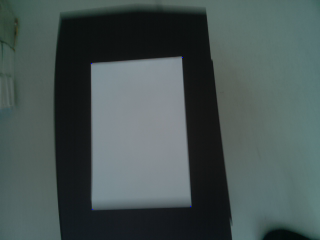
#> input picture testi1gtkuvat/k1.png, 320 x 240 px; its folder holds only this picture in this run
$ python -i algoritmimockup.py   (imports and definitions only)   (Python 2 division)   (older library calls are emulated)
#> lines starting #> are read from the running program, lines starting #| are printed output that depends on the picture; after the words box and inside, x2 and y2 are one past the last pixel; in counts of white or black regions, pixels touching at a corner belong together
#> further down, picture is the input picture: shape (240, 320, 3); mean B, G, R 83.1, 84.2, 71.2
#> in mockupalgorithm, `hsv = cv2.cvtColor(image, cv2.COLOR_BGR2HSV)`: hsv: shape (240, 320, 3); mean H, S, V 88.2, 46.9, 85.4
import time
import cv2
import numpy as np
import random


def segmentation(arg,image_gray):
#> called with arg = 1
        if arg == 1: #threshold segmentaatio
                (thresh, image_bw) = cv2.threshold(image_gray, 128, 255, cv2.THRESH_BINARY | cv2.THRESH_OTSU)
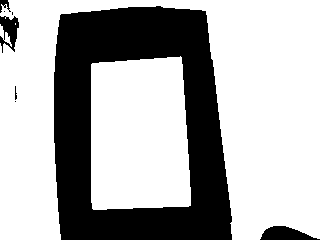
#> image_bw: shape (240, 320); 68.1% white; 8 black regions (4 under 20 px)
#> thresh = 64
                return image_bw
        elif arg == 2: #watershed kayttaen aina otsua
                ret,thresh = cv2.threshold(image_gray, 128, 255, cv2.THRESH_BINARY | cv2.THRESH_OTSU)
                fg = cv2.erode(thresh,None,iterations = 2)
                bgt = cv2.dilate(thresh,None,iterations = 3)
                ret,bg = cv2.threshold(bgt,1,128,1)
                marker = cv2.add(fg,bg)
                marker32 = np.int32(marker)
                cv2.watershed(image,marker32)
                m = cv2.convertScaleAbs(marker32)
                ret,thresh = cv2.threshold(m,0,255,cv2.THRESH_BINARY+cv2.THRESH_OTSU)
                return thresh
        elif arg == 3: #adaptive threshold
                image_bw = cv2.adaptiveThreshold(image_gray, 255, cv2.ADAPTIVE_THRESH_MEAN_C, cv2.THRESH_BINARY, 41, 5)
                return image_bw
        elif arg == 4: #grabCut
                print "tyhja"
        elif arg == 5: #watershed kayttaen edellista kuvaa
                ret,thresh = cv2.threshold(image_gray, 128, 255, cv2.THRESH_BINARY | cv2.THRESH_OTSU)
                fg = cv2.erode(thresh,None,iterations = 2)
                bgt = cv2.dilate(thresh,None,iterations = 3)
                ret,bg = cv2.threshold(bgt,1,128,1)
                marker = cv2.add(fg,bg)
                marker32 = np.int32(marker)
                cv2.watershed(image,marker32)
                m = cv2.convertScaleAbs(marker32)
                ret,thresh = cv2.threshold(m,0,255,cv2.THRESH_BINARY+cv2.THRESH_OTSU)
                return thresh
        elif arg == 0:
                return image_gray
        return image_gray

# kuvan filterointi
def blur(arg,image_):
        if arg == 1:#Averaging
                blurred = cv2.blur(image_,(5,5))
        elif arg == 2:#Gaussian Blurring
                blurred = cv2.GaussianBlur(image_,(5,5),0)
        elif arg == 3:#Median Blurring
                blurred = cv2.medianBlur(image_,5)
        elif arg == 4:#Bilateral Filtering
                blurred = cv2.bilateralFilter(image_,9,75,75)
        elif arg == 5:#pyramid mean shift filtering   huom vain varikuvalle
                blurred = cv2.pyrMeanShiftFiltering(image_, 5, 7)
        elif arg == 0:
                blurred = image_
        return blurred

# laske cosini kolmen pisteen valilla
def angle_cos(p0, p1, p2):
    d1, d2 = (p0-p1).astype('float'), (p2-p1).astype('float')
    return abs( np.dot(d1, d2) / np.sqrt( np.dot(d1, d1)*np.dot(d2, d2) ) )

# etsi suurin contour jossa on 4 kulmaa ja ne on tarpeeksi lahella 90 astetta
def contourfindrectangle(image,image_bw):
        global centroidx, centroidy, areafoundfirsttime, areafound
        biggest = []
        image, contours, hierarchy = cv2.findContours(image_bw,cv2.RETR_LIST,cv2.CHAIN_APPROX_SIMPLE)
#> contours = 10 contours, 6 with area under 20; largest, box (x1, y1, x2, y2) and area: (0, 0, 320, 240) 37155, (91, 56, 191, 210) 14012, (0, 24, 12, 47) 63, (14, 85, 18, 101) 33
        maximumarea = 0
        for cnt in contours:
                cnt_len = cv2.arcLength(cnt, True)
                cnt = cv2.approxPolyDP(cnt, 0.02*cnt_len, True)  # alkuperainen: 0.02*cnt_len
                area = cv2.contourArea(cnt)

                if len(cnt) == 4 and area > 1000 and cv2.isContourConvex(cnt):
                        orig = cnt
                        cnt = cnt.reshape(-1, 2)
                        max_cos = np.max([angle_cos( cnt[i], cnt[(i+1) % 4], cnt[(i+2) % 4] ) for i in xrange(4)])

                        if max_cos < 0.5:  # kulmien asteiden heitto 90sta asteesta
                                if maximumarea < area: # tallenna suurin contour
                                        if maximumarea != 0:
                                                biggest.pop()
                                        biggest.append(orig)
                                        maximumarea = area
#> this loop made 10 passes
#> (cnt_len, area, orig, max_cos, maximumarea) on pass 3: (489.9, 13707, [[180, 56], [91, 64], [93, 209], [190, 205]], 0.0758, 13707)
#> (cnt_len, area) on passes 2, 4, 10: (33.31, 33), (73.46, 63), (1670.7, 39366)
#> after the loop, biggest = [[[180, 56], [91, 64], [93, 209], [190, 205]]]; max_cos = 0.0758; maximumarea = 13707

        if len(biggest) > 0: #etsi centroid (jos alue on loytynyt)
                areafoundfirsttime = True
                areafound = True
                m = cv2.moments(biggest[0])
#> m = moments, m00 13707, centre m10/m00, m01/m00 = (138.8, 134.5)
                centroidx = int(m['m10']/m['m00'])
#> centroidx = 138
                centroidy = int(m['m01']/m['m00'])
#> centroidy = 134
                return biggest[0],(centroidx,centroidy) # pelialue loytyi
        areafound = False
        return 0,(centroidx,centroidy) # pelialuetta ei loytynyt

#etsi contour jossa on edellisen framen centroid
def contourThatHasCentroid(image_bw):
        global centroidx, centroidy, areafound
        contours, hierarchy = cv2.findContours(image_bw,cv2.RETR_LIST,cv2.CHAIN_APPROX_SIMPLE)
        for cnt in contours:
            cnt_len = cv2.arcLength(cnt, True)
            cnt = cv2.approxPolyDP(cnt, 0.02*cnt_len, True)
            cnt = cv2.convexHull(cnt)
            #tarkista onko edellinen centroid uudessa alueessa
            insidearea = cv2.pointPolygonTest(cnt, (centroidx, centroidy), False)
            if insidearea == 1:
                #laske centroid
                m = cv2.moments(cnt)
                centroidx = int(m['m10']/m['m00'])
                centroidy = int(m['m01']/m['m00'])
                areafound = True
                return cnt , (centroidx,centroidy) # pelialue loytyi
        areafound = False
        return 0,(centroidx,centroidy) # pelialuetta ei loytynyt

# ota kuvia kamerasta
#for frame in camera.capture_continuous(rawCapture, format="bgr", use_video_port=True):


def mockupalgorithm(input_array):
        image = input_array ## oletetaan olevan valmiiksi oikeassa muodossa

        image_gray = cv2.cvtColor(image, cv2.COLOR_BGR2GRAY)


        # muuta kuva hsv vareiksi
        hsv = cv2.cvtColor(image, cv2.COLOR_BGR2HSV)

        # segmentointi, jos parametri on:
        # 0 == ei mitaan
        # 1 == threshold (otsu)
        # 2 == #watershed kayttaen aina otsua
        # 3 == adaptive threshold
        # 4 == grabCut
        # 5 == watershed kayttaen edellista kuvaa
        image_bw = segmentation(1, image_gray);

        # canny reunantunnistus
        # canny = cv2.Canny(image_gray,100,200)

        # dilation
        # image_bw = cv2.dilate(image_bw, None)

        cnt, origin = contourfindrectangle(image, image_bw)  # eka frame tai kokoajan
#> cnt = [[180, 56], [91, 64], [93, 209], [190, 205]]; origin = (138, 134)

        return cnt

>>> import cv2
>>> picture = cv2.imread('testi1gtkuvat/k1.png')
>>> result = mockupalgorithm(picture)
#> result = [[180, 56], [91, 64], [93, 209], [190, 205]]

$ run again, on testi1gtkuvat/k4.png
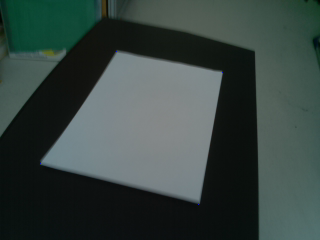
#> input picture testi1gtkuvat/k4.png, 320 x 240 px
#> picture is the input picture: shape (240, 320, 3); mean B, G, R 65.1, 68.8, 55.4
#> in mockupalgorithm, `image_gray = cv2.cvtColor(image, cv2.COLOR_BGR2GRAY)`:
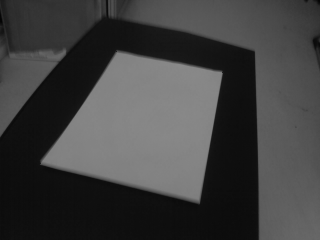
#> image_gray: shape (240, 320); min 3, max 138, mean 64.4
#> hsv: shape (240, 320, 3); mean H, S, V 81.4, 64.5, 69.4
#> in segmentation, `(thresh, image_bw) = cv2.threshold(image_gray, 128, 255, cv2.THRESH_BI..`:
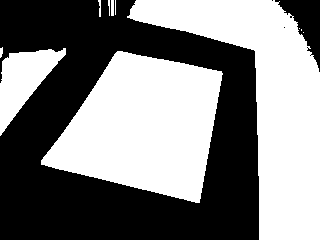
#> image_bw: shape (240, 320); 50.3% white; 4 black regions (2 under 20 px)
#> thresh = 64
#> contours = 15 contours, 11 with area under 20; largest, box (x1, y1, x2, y2) and area: (127, 0, 320, 240) 17625, (41, 51, 223, 203) 17500, (0, 48, 66, 136) 2584, (111, 0, 114, 16) 30
#> the loop in contourfindrectangle, `for cnt in contours:` made 15 passes
#> (cnt_len, area, orig, max_cos, maximumarea) on pass 2: (571.4, 17403, [[117, 51], [41, 164], [199, 202], [221, 71]], 0.391, 17403)
#> after the loop in contourfindrectangle, `for cnt in contours:`: biggest = [[[117, 51], [41, 164], [199, 202], [221, 71]]]; max_cos = 0.817; maximumarea = 17403
#> m = moments, m00 17403, centre m10/m00, m01/m00 = (143.2, 126.5)
#> centroidx = 143
#> centroidy = 126
#> in mockupalgorithm, `cnt, origin = contourfindrectangle(image, image_bw)`: cnt = [[117, 51], [41, 164], [199, 202], [221, 71]]; origin = (143, 126)
#> result = [[117, 51], [41, 164], [199, 202], [221, 71]]

$ run again, on testi1gtkuvat/k5.png
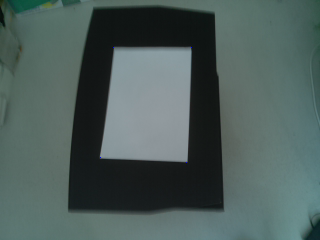
#> input picture testi1gtkuvat/k5.png, 320 x 240 px
#> picture is the input picture: shape (240, 320, 3); mean B, G, R 90.8, 93.6, 77.2
#> in mockupalgorithm, `image_gray = cv2.cvtColor(image, cv2.COLOR_BGR2GRAY)`:
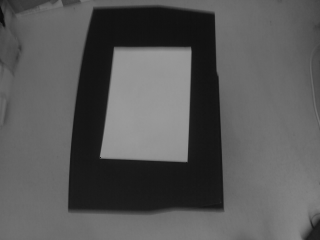
#> image_gray: shape (240, 320); min 11, max 154, mean 88.4
#> hsv: shape (240, 320, 3); mean H, S, V 85.5, 48, 94.2
#> in segmentation, `(thresh, image_bw) = cv2.threshold(image_gray, 128, 255, cv2.THRESH_BI..`:
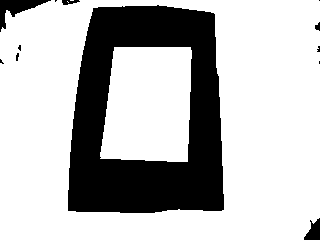
#> image_bw: shape (240, 320); 73.1% white; 12 black regions (7 under 20 px)
#> thresh = 68
#> contours = 7 contours, 3 with area under 20; largest, box (x1, y1, x2, y2) and area: (0, 0, 320, 240) 75337, (67, 4, 225, 214) 29486, (100, 47, 192, 162) 9220, (15, 52, 20, 62) 27
#> the loop in contourfindrectangle, `for cnt in contours:` made 7 passes
#> (cnt_len, area, orig, max_cos, maximumarea) on passes 2, 4, 7: (397.9, 9181.5, [[114, 47], [100, 158], [187, 161], [190, 47]], 0.125, 9181.5), (702.3, 27706.5, [[213, 12], [224, 209], [68, 211], [92, 8]], 0.13, 27706.5), (1150.7, 70316.5, [[6, 10], [0, 239], [319, 217], [318, 0]], 0.0949, 70316.5)
#> after the loop in contourfindrectangle, `for cnt in contours:`: biggest = [[[6, 10], [0, 239], [319, 217], [318, 0]]]; max_cos = 0.0949; maximumarea = 70316.5
#> m = moments, m00 70316.5, centre m10/m00, m01/m00 = (159.4, 117)
#> centroidx = 159
#> centroidy = 116
#> in mockupalgorithm, `cnt, origin = contourfindrectangle(image, image_bw)`: cnt = [[6, 10], [0, 239], [319, 217], [318, 0]]; origin = (159, 116)
#> result = [[6, 10], [0, 239], [319, 217], [318, 0]]

$ run again, on testi1gtkuvat/k6.png
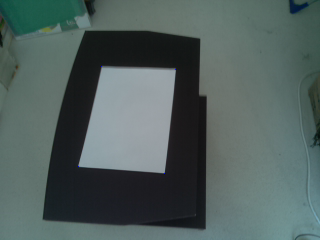
#> input picture testi1gtkuvat/k6.png, 320 x 240 px
#> picture is the input picture: shape (240, 320, 3); mean B, G, R 93.4, 95.5, 80.7
#> in mockupalgorithm, `image_gray = cv2.cvtColor(image, cv2.COLOR_BGR2GRAY)`:
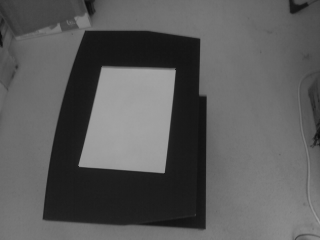
#> image_gray: shape (240, 320); min 13, max 165, mean 90.9
#> hsv: shape (240, 320, 3); mean H, S, V 89.3, 44.3, 96.9
#> in segmentation, `(thresh, image_bw) = cv2.threshold(image_gray, 128, 255, cv2.THRESH_BI..`:
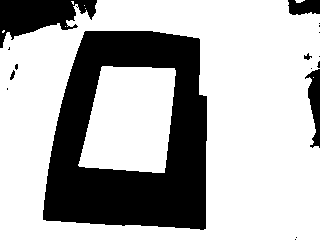
#> image_bw: shape (240, 320); 69.6% white; 17 black regions (11 under 20 px)
#> thresh = 74
#> contours = 19 contours, 13 with area under 20; largest, box (x1, y1, x2, y2) and area: (0, 0, 320, 240) 72538, (42, 30, 208, 231) 28388, (78, 66, 176, 173) 8206, (303, 52, 313, 61) 41, (9, 69, 16, 81) 38, (14, 63, 19, 71) 22
#> the loop in contourfindrectangle, `for cnt in contours:` made 19 passes
#> (cnt_len, area, orig, max_cos, maximumarea) on passes 6, 10: (379.6, 8095, [[102, 66], [78, 165], [164, 172], [174, 68]], 0.209, 8095), (692.4, 26521, [[85, 30], [200, 39], [205, 229], [42, 219]], 0.162, 26521)
#> after the loop in contourfindrectangle, `for cnt in contours:`: biggest = [[[85, 30], [200, 39], [205, 229], [42, 219]]]; max_cos = 0.162; maximumarea = 26521
#> m = moments, m00 26521, centre m10/m00, m01/m00 = (132.3, 134.7)
#> centroidx = 132
#> centroidy = 134
#> in mockupalgorithm, `cnt, origin = contourfindrectangle(image, image_bw)`: cnt = [[85, 30], [200, 39], [205, 229], [42, 219]]; origin = (132, 134)
#> result = [[85, 30], [200, 39], [205, 229], [42, 219]]
